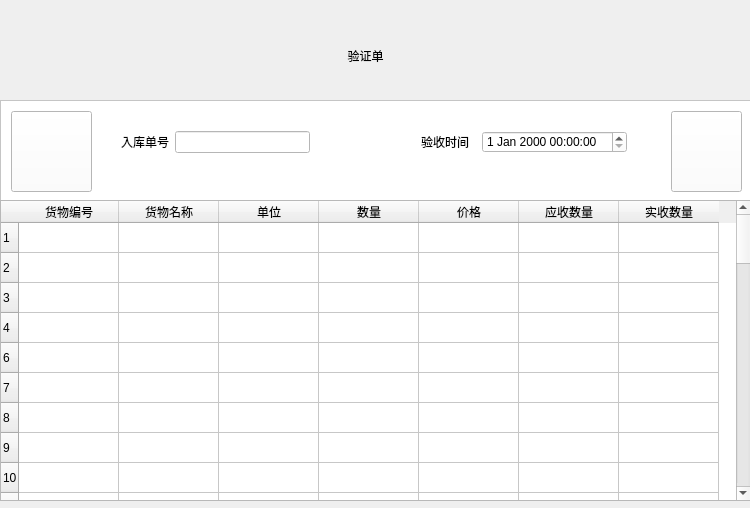
<?xml version="1.0" encoding="UTF-8"?>
<ui version="4.0">
 <class>Check_table</class>
 <widget class="QWidget" name="Check_table">
  <property name="geometry">
   <rect>
    <x>0</x>
    <y>0</y>
    <width>750</width>
    <height>508</height>
   </rect>
  </property>
  <property name="windowTitle">
   <string>Form</string>
  </property>
  <widget class="QLabel" name="head_lable">
   <property name="geometry">
    <rect>
     <x>0</x>
     <y>0</y>
     <width>751</width>
     <height>101</height>
    </rect>
   </property>
   <property name="text">
    <string/>
   </property>
   <property name="pixmap">
    <pixmap resource="bkg_icons.qrc">:/invagate/icons/header.png</pixmap>
   </property>
  </widget>
  <widget class="QLabel" name="label">
   <property name="geometry">
    <rect>
     <x>320</x>
     <y>40</y>
     <width>91</width>
     <height>31</height>
    </rect>
   </property>
   <property name="styleSheet">
    <string notr="true">font: 24pt &quot;宋体&quot;;</string>
   </property>
   <property name="text">
    <string>验证单</string>
   </property>
   <property name="alignment">
    <set>Qt::AlignCenter</set>
   </property>
  </widget>
  <widget class="QScrollArea" name="scrollArea">
   <property name="geometry">
    <rect>
     <x>0</x>
     <y>100</y>
     <width>751</width>
     <height>101</height>
    </rect>
   </property>
   <property name="styleSheet">
    <string notr="true">background-color: rgb(255, 255, 255);</string>
   </property>
   <property name="verticalScrollBarPolicy">
    <enum>Qt::ScrollBarAlwaysOff</enum>
   </property>
   <property name="horizontalScrollBarPolicy">
    <enum>Qt::ScrollBarAlwaysOff</enum>
   </property>
   <property name="widgetResizable">
    <bool>true</bool>
   </property>
   <widget class="QWidget" name="scrollAreaWidgetContents">
    <property name="geometry">
     <rect>
      <x>0</x>
      <y>0</y>
      <width>749</width>
      <height>99</height>
     </rect>
    </property>
    <widget class="QPushButton" name="btnBack">
     <property name="geometry">
      <rect>
       <x>10</x>
       <y>10</y>
       <width>81</width>
       <height>81</height>
      </rect>
     </property>
     <property name="text">
      <string/>
     </property>
     <property name="icon">
      <iconset resource="bkg_icons.qrc">
       <normaloff>:/invagate/icons/to_left90.png</normaloff>:/invagate/icons/to_left90.png</iconset>
     </property>
     <property name="iconSize">
      <size>
       <width>90</width>
       <height>90</height>
      </size>
     </property>
     <property name="default">
      <bool>false</bool>
     </property>
    </widget>
    <widget class="QPushButton" name="btnNext">
     <property name="geometry">
      <rect>
       <x>670</x>
       <y>10</y>
       <width>71</width>
       <height>81</height>
      </rect>
     </property>
     <property name="text">
      <string/>
     </property>
     <property name="icon">
      <iconset resource="bkg_icons.qrc">
       <normaloff>:/invagate/icons/to_right90.png</normaloff>:/invagate/icons/to_right90.png</iconset>
     </property>
     <property name="iconSize">
      <size>
       <width>90</width>
       <height>90</height>
      </size>
     </property>
    </widget>
    <widget class="QWidget" name="layoutWidget">
     <property name="geometry">
      <rect>
       <x>120</x>
       <y>30</y>
       <width>189</width>
       <height>22</height>
      </rect>
     </property>
     <layout class="QHBoxLayout" name="horizontalLayout">
      <item>
       <widget class="QLabel" name="label_2">
        <property name="text">
         <string>入库单号</string>
        </property>
       </widget>
      </item>
      <item>
       <widget class="QLineEdit" name="editID"/>
      </item>
     </layout>
    </widget>
    <widget class="QWidget" name="layoutWidget">
     <property name="geometry">
      <rect>
       <x>420</x>
       <y>30</y>
       <width>206</width>
       <height>22</height>
      </rect>
     </property>
     <layout class="QHBoxLayout" name="horizontalLayout_2">
      <item>
       <widget class="QLabel" name="label_5">
        <property name="text">
         <string>验收时间</string>
        </property>
       </widget>
      </item>
      <item>
       <widget class="QDateTimeEdit" name="dateTimeEdit"/>
      </item>
     </layout>
    </widget>
   </widget>
  </widget>
  <widget class="QTableWidget" name="tableWidget">
   <property name="geometry">
    <rect>
     <x>0</x>
     <y>200</y>
     <width>751</width>
     <height>301</height>
    </rect>
   </property>
   <property name="rowCount">
    <number>50</number>
   </property>
   <row>
    <property name="text">
     <string>1</string>
    </property>
   </row>
   <row>
    <property name="text">
     <string>2</string>
    </property>
   </row>
   <row>
    <property name="text">
     <string>3</string>
    </property>
   </row>
   <row>
    <property name="text">
     <string>4</string>
    </property>
   </row>
   <row>
    <property name="text">
     <string>6</string>
    </property>
   </row>
   <row>
    <property name="text">
     <string>7</string>
    </property>
   </row>
   <row>
    <property name="text">
     <string>8</string>
    </property>
   </row>
   <row>
    <property name="text">
     <string>9</string>
    </property>
   </row>
   <row>
    <property name="text">
     <string>10</string>
    </property>
   </row>
   <row>
    <property name="text">
     <string>11</string>
    </property>
   </row>
   <row>
    <property name="text">
     <string>12</string>
    </property>
   </row>
   <row>
    <property name="text">
     <string>13</string>
    </property>
   </row>
   <row>
    <property name="text">
     <string>14</string>
    </property>
   </row>
   <row>
    <property name="text">
     <string>15</string>
    </property>
   </row>
   <row>
    <property name="text">
     <string>16</string>
    </property>
   </row>
   <row>
    <property name="text">
     <string>17</string>
    </property>
   </row>
   <row>
    <property name="text">
     <string>18</string>
    </property>
   </row>
   <row>
    <property name="text">
     <string>20</string>
    </property>
   </row>
   <row/>
   <row/>
   <row/>
   <row/>
   <row/>
   <row/>
   <row/>
   <row/>
   <row/>
   <row/>
   <row/>
   <row/>
   <row/>
   <row/>
   <row/>
   <row/>
   <row/>
   <row/>
   <row/>
   <row/>
   <row/>
   <row/>
   <row/>
   <row/>
   <row/>
   <row/>
   <row/>
   <row/>
   <row/>
   <row/>
   <row/>
   <row/>
   <column>
    <property name="text">
     <string>货物编号</string>
    </property>
   </column>
   <column>
    <property name="text">
     <string>货物名称</string>
    </property>
   </column>
   <column>
    <property name="text">
     <string>单位</string>
    </property>
   </column>
   <column>
    <property name="text">
     <string>数量</string>
    </property>
   </column>
   <column>
    <property name="text">
     <string>价格</string>
    </property>
   </column>
   <column>
    <property name="text">
     <string>应收数量</string>
    </property>
   </column>
   <column>
    <property name="text">
     <string>实收数量</string>
    </property>
   </column>
  </widget>
 </widget>
 <resources>
  <include location="bkg_icons.qrc"/>
 </resources>
 <connections/>
</ui>
